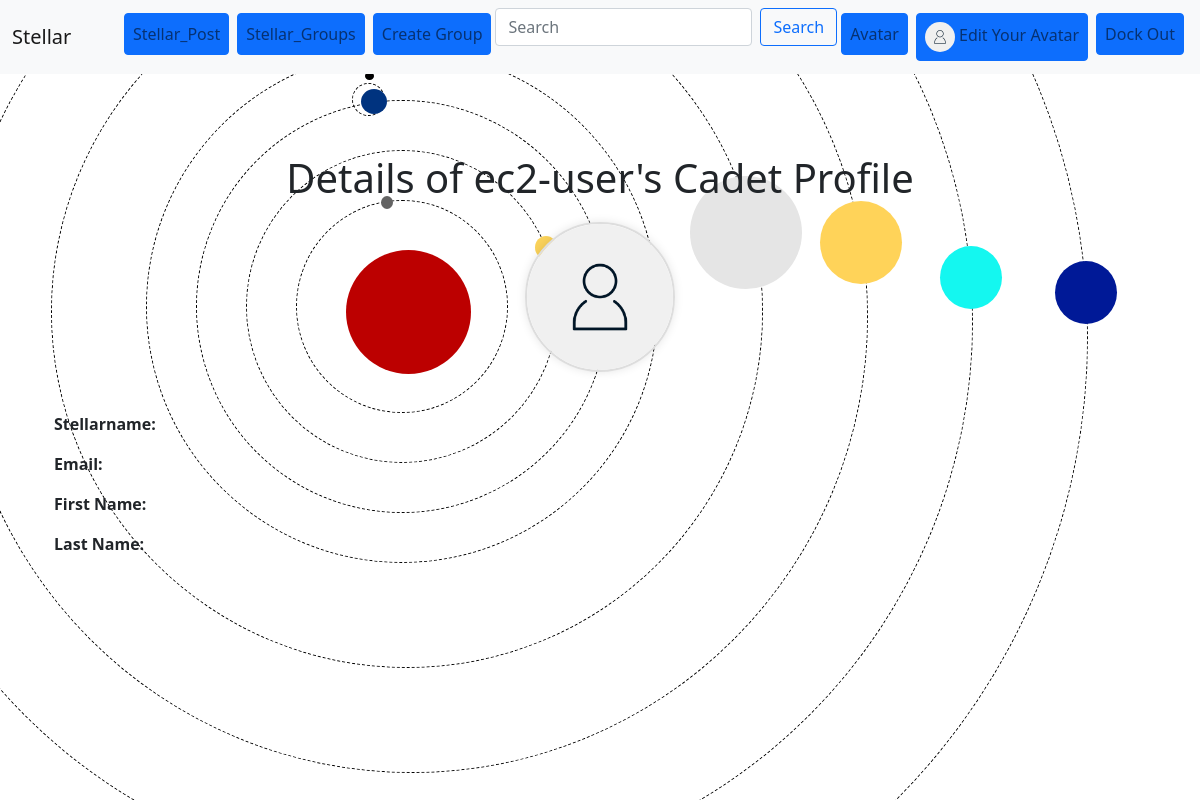
The page /star_accounts_hub/cadetdetails/ (signed in) on the database as committed earlier.
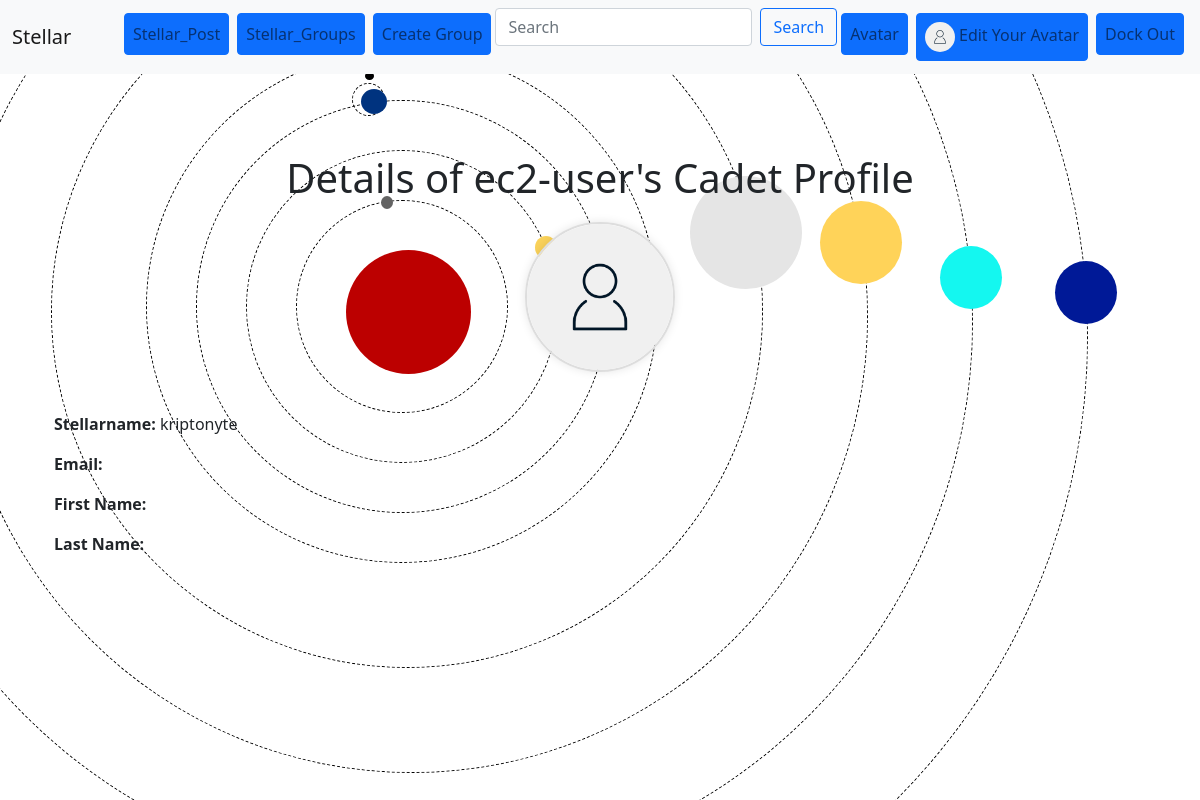
The same page on the database as committed later.
### star_accounts_hub/models.py (models this page shows, shortened)
class CadetProfile(models.Model):
    user = models.OneToOneField(User, on_delete=models.CASCADE, related_name='cadet')
    stellarname = models.CharField(max_length=30, unique=True)
    cadet_picture = models.ImageField(upload_to='cadet_pics/', blank=True, null=True)
    cadet_picture_thumbnail = ImageSpecField(
        source='cadet_picture',
        processors=[ResizeToFill(100, 100)],
        format='JPEG',
        options={'quality': 80}
    )

### star_accounts_hub/views.py (the view)
# urls.py: path('cadetdetails/', cadetdetails, name='cadetdetails'),
@login_required
def cadetdetails(request):
    if not hasattr(request.user, 'cadet'):
        if not CadetProfile.objects.filter(user=request.user).exists():
            CadetProfile.objects.create(user=request.user, stellarname=request.user.username)
    user_cadet = request.user.cadet
    return render(request, 'star_accounts_hub/cadetdetails.html', {'cadet': user_cadet})

### star_accounts_hub/templates/star_accounts_hub/cadetdetails.html
{% extends "base.html" %}
{% load static %}
{% block content %}
<div class="container" style="text-align: center;">
    <h1>Details of {{ cadet.user.username }}'s Cadet Profile</h1>
    {% if cadet %}
    <div class="cadet-picture-container" style="margin: 20px 0;">
        {% if cadet.avatar_picture_thumbnail %}
            <img src="{{ cadet.avatar_picture_thumbnail.url }}"
                 alt="{{ cadet.user.username }}'s Cadet"
                 style="width: 150px;
                        height: 150px;
                        border-radius: 50%;
                        object-fit: cover;
                        border: 2px solid #ddd;
                        box-shadow: 0 0 10px rgba(0, 0, 0, 0.1);
                        margin-bottom: 20px;">
        {% else %}
            <img src="{% static 'stellar/images/Avatar.png' %}"
                 alt="Default Cadet"
                 style="width: 150px;
                        height: 150px;
                        border-radius: 50%;
                        object-fit: cover;
                        border: 2px solid #ddd;
                        box-shadow: 0 0 10px rgba(0, 0, 0, 0.1);
                        margin-bottom: 20px;">
        {% endif %}
    </div>
    <div class="cadet-details" style="text-align: left;">
        <p><strong>Stellarname:</strong> {{ cadet.stellarname }}</p>
        <p><strong>Email:</strong> {{ cadet.user.email }}</p>
        <p><strong>First Name:</strong> {{ cadet.user.first_name }}</p>
        <p><strong>Last Name:</strong> {{ cadet.user.last_name }}</p>
    </div>
    {% else %}
    <p>No cadet profile details available.</p>
    {% endif %}
</div>
{% endblock %}

Rows that differ between the two databases and show on the page:
changed CadetProfile "ec2-user": stellarname (not shown) → "kriptonyte"
